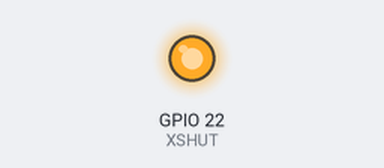
The program below on a simulated Raspberry Pi (BCM pin numbers). Parts: output pins drawn as LEDs (lit = HIGH). What the program prints to the terminal is not drawn. At 0.1 s the program stops and its outputs stay as they are.

Above: at 0.1 s.
Timing chart, 0 to 1.6 s (numbered marks = the images above):
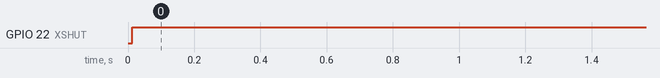

Measured:
- by itself, GPIO 22 (XSHUT): LOW → HIGH at 0.01 s

The program:

tof_check.py
```python
# check_vl53l1x_id.py
import time
import lgpio
from smbus2 import SMBus

XSHUT = 22  # test one sensor at a time
chip = lgpio.gpiochip_open(0)
lgpio.gpio_claim_output(chip, XSHUT)

# Reset sensor
lgpio.gpio_write(chip, XSHUT, 0)
time.sleep(0.01)
lgpio.gpio_write(chip, XSHUT, 1)
time.sleep(0.05)  # Let it boot

bus = SMBus(1)
try:
    # Read 1 byte from register 0x010F (device ID)
    device_id = bus.read_byte_data(0x29, 0x010F)
    print(f"Device ID: 0x{device_id:02X} ({device_id})")

    if device_id == 0xEE:
        print("Genuine ST VL53L1X detected.")
    elif device_id == 0xAA:
        print("This is a VL53L0X (older model) - not VL53L1X!")
    else:
        print("Unknown or clone sensor (ID not 0xEE).")
except Exception as e:
    print("Error reading ID:", e)

lgpio.gpiochip_close(chip)
```
